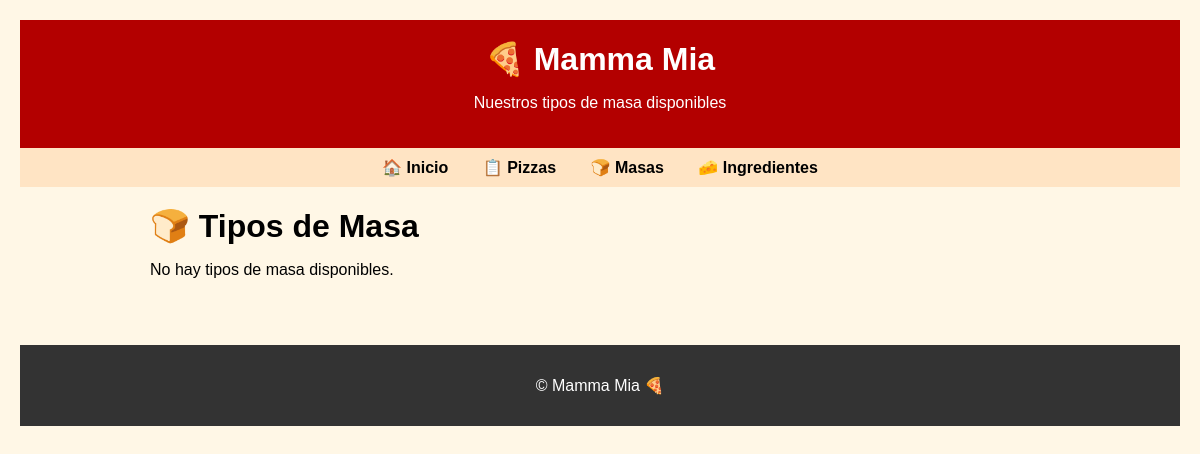
The app's page /masas/, older data.
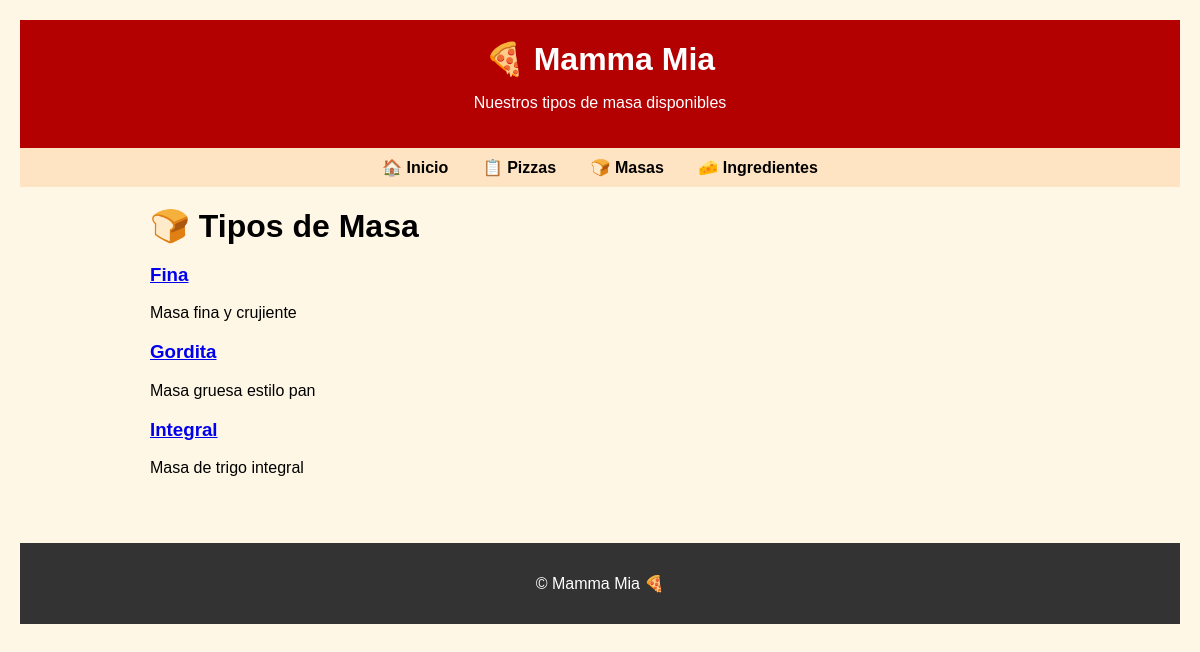
The same page, newer data.
### mammaMia/models.py (models this page shows, shortened)
class Masa(models.Model):
    nombre = models.CharField(max_length=50, unique=True)
    descripcion = models.TextField(blank=True)

### mammaMia/views.py (the view)
# urls.py: path('masas/', views.todasLasMasas, name='todasLasMasas'),
def todasLasMasas(request):
    masas = Masa.objects.all().order_by('nombre')
    return render(request, 'mammaMia/todasMasas.html', {'masas': masas})

### mammaMia/templates/mammaMia/todasMasas.html (shortened to what this page needs)
{% extends 'mammaMia/base.html' %}
{% block subtitle %}Nuestros tipos de masa disponibles{% endblock %}
{% block content %}
    <h1>🍞 Tipos de Masa</h1>
    {% if masas %}
        <div class="grid-container">
            {% for masa in masas %}
            <div class="card">
                <h3><a href="{% url 'detalleMasa' masa.pk %}">{{ masa.nombre }}</a></h3>
                <p>{{ masa.descripcion }}</p>
            </div>
            {% endfor %}
        </div>
    {% else %}
        <p>No hay tipos de masa disponibles.</p>
    {% endif %}
{% endblock %}

Row changes from the older to the newer data that the page shows:
added Masa: nombre "Fina", descripcion "Masa fina y crujiente"
added Masa: nombre "Gordita", descripcion "Masa gruesa estilo pan"
added Masa: nombre "Integral", descripcion "Masa de trigo integral"
Text that changed along with them:
text no longer shown: "No hay tipos de masa disponibles."
